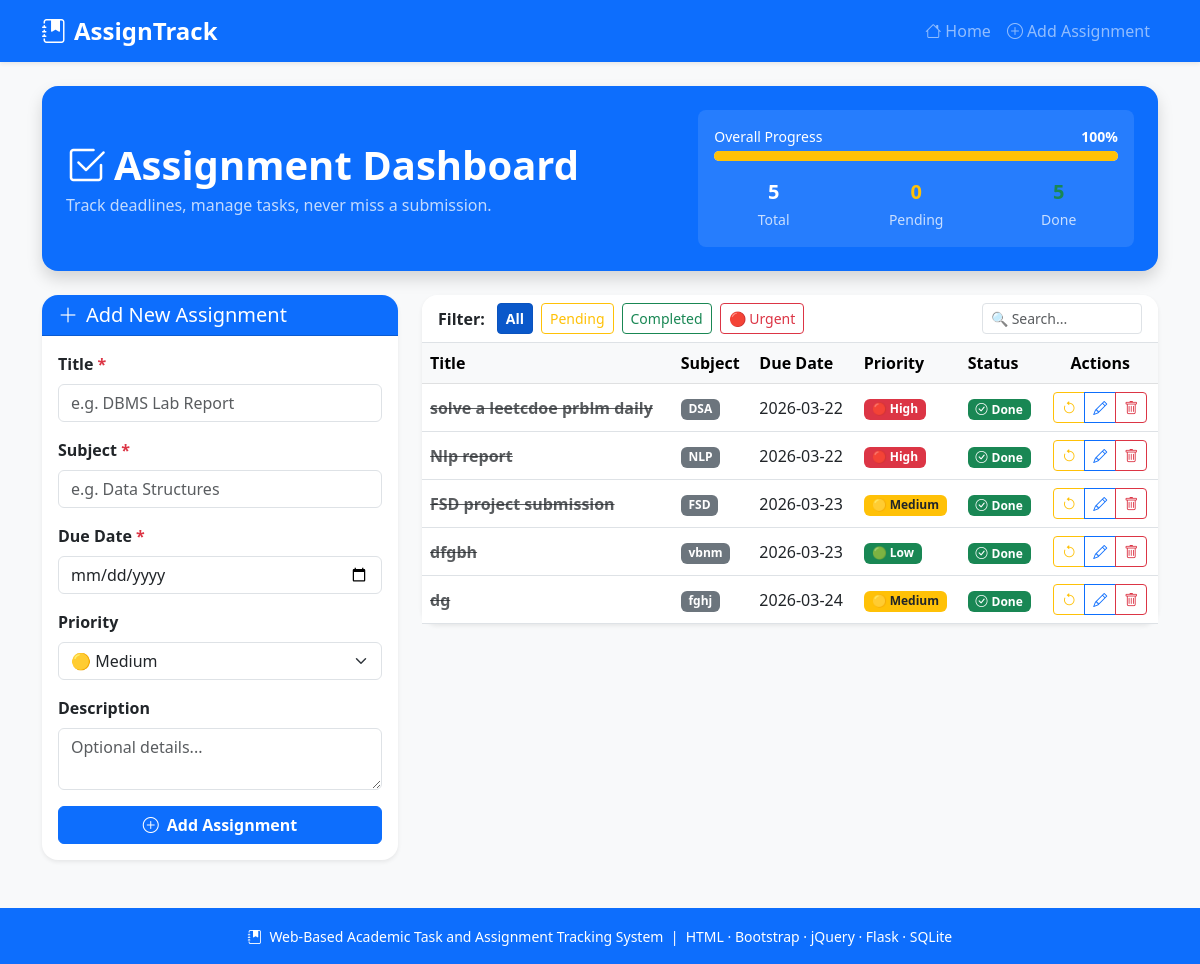
Before: / with the older database file.
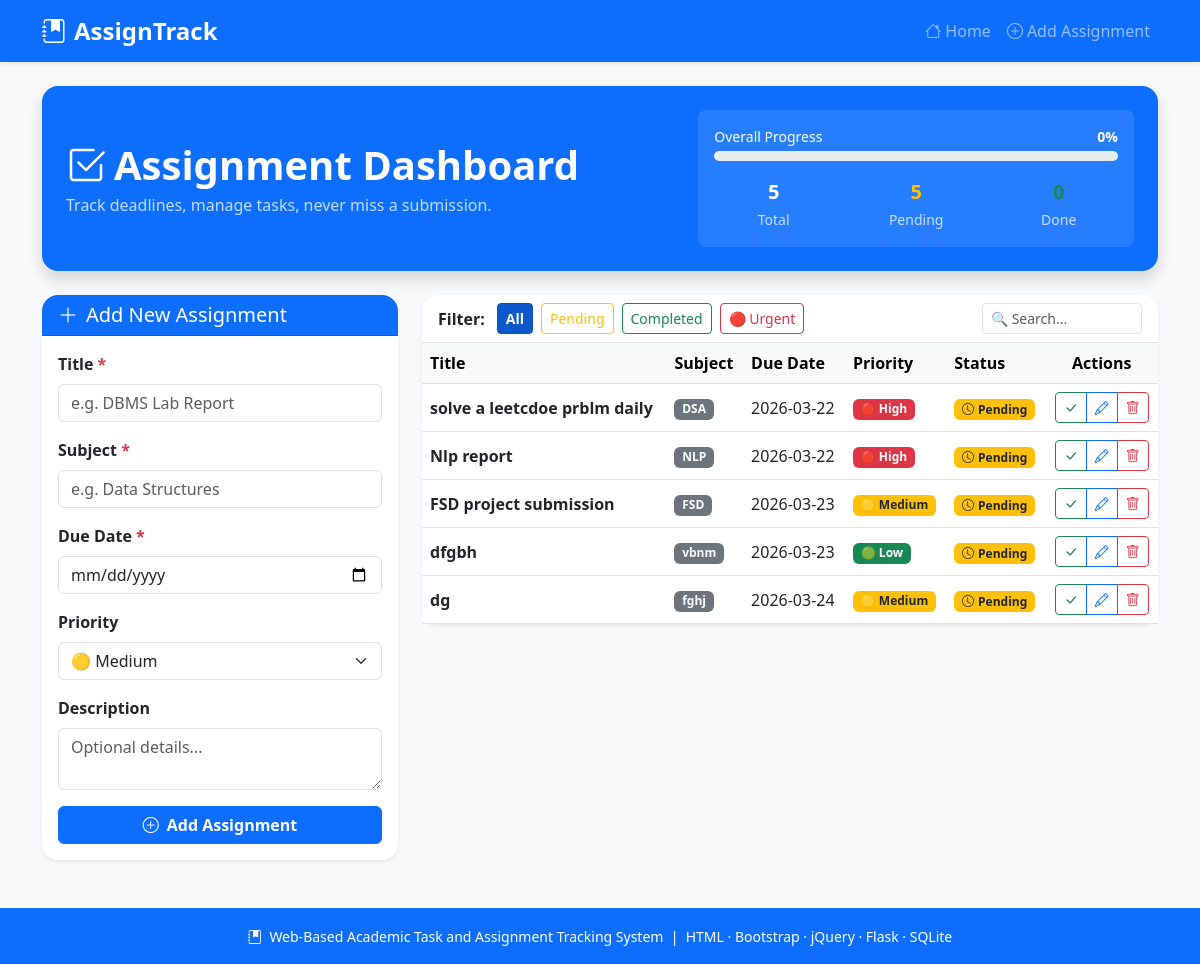
After: the same page with the newer database file.
### tables this page shows
CREATE TABLE assignments (
            id          INTEGER PRIMARY KEY AUTOINCREMENT,
            title       TEXT    NOT NULL,
            subject     TEXT    NOT NULL,
            due_date    TEXT    NOT NULL,
            priority    TEXT    NOT NULL DEFAULT 'Medium',
            description TEXT,
            status      TEXT    NOT NULL DEFAULT 'pending',
            created_at  TEXT    NOT NULL
        );

### app.py (the view)
@app.route("/")
def index():
    conn  = get_db()
    rows  = conn.execute(
        "SELECT * FROM assignments ORDER BY due_date ASC"
    ).fetchall()
    total     = len(rows)
    completed = sum(1 for r in rows if r["status"] == "completed")
    pending   = total - completed
    percent   = round((completed / total) * 100) if total else 0
    conn.close()
    return render_template("index.html",
        assignments = rows,
        total       = total,
        completed   = completed,
        pending     = pending,
        percent     = percent,
        now         = datetime.now().strftime("%Y-%m-%d")  # for overdue check in Jinja2
    )

### app.py (called while the page is built)
def get_db():
    conn = sqlite3.connect(DB)
    conn.row_factory = sqlite3.Row
    return conn

### templates/index.html (shortened to what this page needs)
{% extends "base.html" %}
{% block content %}
<section class="bg-primary text-white rounded-4 p-4 mb-4 shadow">
  <div class="row align-items-center g-3">
    <div class="col-md-7">
      <h1 class="fw-bold mb-1">
        <i class="bi bi-check2-square me-2"></i>Assignment Dashboard
      </h1>
      <p class="mb-0 opacity-75">Track deadlines, manage tasks, never miss a submission.</p>
    </div>
    <div class="col-md-5">
      <div class="bg-white bg-opacity-10 rounded-3 p-3">
        <div class="d-flex justify-content-between mb-1">
          <small>Overall Progress</small>
          <small class="fw-bold">{{ percent }}%</small>
        </div>
        <div class="progress" style="height: 10px;">
          <div class="progress-bar bg-warning" style="width: {{ percent }}%;"></div>
        </div>
        <div class="row text-center mt-3">
          <div class="col-4">
            <div class="fw-bold fs-5">{{ total }}</div>
            <small class="opacity-75">Total</small>
          </div>
          <div class="col-4">
            <div class="fw-bold fs-5 text-warning">{{ pending }}</div>
            <small class="opacity-75">Pending</small>
          </div>
          <div class="col-4">
            <div class="fw-bold fs-5 text-success">{{ completed }}</div>
            <small class="opacity-75">Done</small>
          </div>
        </div>
      </div>
    </div>
  </div>
</section>
<div class="row g-4">
  <div class="col-lg-4" id="addSection">
    <div class="card shadow-sm border-0 rounded-4">
      <div class="card-header bg-primary text-white rounded-top-4">
        <h5 class="mb-0"><i class="bi bi-plus-lg me-2"></i>Add New Assignment</h5>
      </div>
      <div class="card-body">
        <form action="{{ url_for('submit') }}" method="POST" id="addForm" novalidate>
          <div class="mb-3">
            <label for="title" class="form-label fw-semibold">
              Title <span class="text-danger">*</span>
            </label>
            <input type="text" class="form-control" id="title" name="title"
                   placeholder="e.g. DBMS Lab Report"/>
          </div>
          <div class="mb-3">
            <label for="subject" class="form-label fw-semibold">
              Subject <span class="text-danger">*</span>
            </label>
            <input type="text" class="form-control" id="subject" name="subject"
                   placeholder="e.g. Data Structures"/>
          </div>
          <div class="mb-3">
            <label for="due_date" class="form-label fw-semibold">
              Due Date <span class="text-danger">*</span>
            </label>
            <input type="date" class="form-control" id="due_date" name="due_date"/>
          </div>
          <div class="mb-3">
            <label for="priority" class="form-label fw-semibold">Priority</label>
            <select class="form-select" id="priority" name="priority">
              <option value="Medium" selected>🟡 Medium</option>
            </select>
          </div>
          <div class="mb-3">
            <label for="description" class="form-label fw-semibold">Description</label>
            <textarea class="form-control" id="description" name="description"
                      rows="2" placeholder="Optional details..."></textarea>
          </div>
          <button type="submit" class="btn btn-primary w-100 fw-semibold">
            <i class="bi bi-plus-circle me-2"></i>Add Assignment
          </button>
        </form>
      </div>
    </div>
  </div>
  <div class="col-lg-8">
    <div class="card shadow-sm border-0 rounded-4">
      <div class="card-header bg-white rounded-top-4 border-bottom d-flex flex-wrap gap-2 align-items-center">
        <span class="fw-semibold me-1">Filter:</span>
        <button class="btn btn-sm btn-primary filter-btn active" data-filter="all">All</button>
        <button class="btn btn-sm btn-outline-warning filter-btn" data-filter="pending">Pending</button>
        <button class="btn btn-sm btn-outline-success filter-btn" data-filter="completed">Completed</button>
        <button class="btn btn-sm btn-outline-danger filter-btn" data-filter="urgent">🔴 Urgent</button>
        <div class="ms-auto">
          <input type="text" class="form-control form-control-sm" id="searchInput"
                 placeholder="🔍 Search..." style="width:160px;"/>
        </div>
      </div>
      <div class="card-body p-0">
        {% if assignments|length == 0 %}
          <div class="text-center py-5 text-muted" id="emptyMsg">
            <i class="bi bi-inbox fs-1 d-block mb-2"></i>
            <p class="mb-0">No assignments yet. Add one using the form!</p>
          </div>
        {% else %}
        <div class="table-responsive">
          <table class="table table-hover align-middle mb-0" id="assignTable">
            <thead class="table-light">
              <tr>
                <th>Title</th>
                <th>Subject</th>
                <th>Due Date</th>
                <th>Priority</th>
                <th>Status</th>
                <th class="text-center">Actions</th>
              </tr>
            </thead>
            <tbody>
              {% for a in assignments %}
              <tr class="assign-row"
                  data-status="{{ a.status }}"
                  data-priority="{{ a.priority }}"
                  data-title="{{ a.title | lower }}"
                  data-subject="{{ a.subject | lower }}">
                <td class="fw-semibold {% if a.status == 'completed' %}text-decoration-line-through text-muted{% endif %}">
                  {{ a.title }}
                </td>
                <td>
                  <span class="badge bg-secondary">{{ a.subject }}</span>
                </td>
                <td>
                  {% set today = namespace(val="") %}
                  <span class="{% if a.status != 'completed' and a.due_date < now %}text-danger fw-bold{% endif %}">
                    {{ a.due_date }}
                  </span>
                </td>
                <td>
                  {% if a.priority == 'High' %}
                    <span class="badge bg-danger">🔴 High</span>
                  {% elif a.priority == 'Medium' %}
                    <span class="badge bg-warning text-dark">🟡 Medium</span>
                  {% else %}
                    <span class="badge bg-success">🟢 Low</span>
                  {% endif %}
                </td>
                <td>
                  {% if a.status == 'completed' %}
                    <span class="badge bg-success"><i class="bi bi-check-circle me-1"></i>Done</span>
                  {% else %}
                    <span class="badge bg-warning text-dark"><i class="bi bi-clock me-1"></i>Pending</span>
                  {% endif %}
                </td>
                <td class="text-center">
                  <div class="btn-group btn-group-sm">
                    <a href="{{ url_for('toggle', aid=a.id) }}"
                       class="btn {% if a.status == 'completed' %}btn-outline-warning{% else %}btn-outline-success{% endif %}"
                       title="{% if a.status == 'completed' %}Mark Pending{% else %}Mark Complete{% endif %}">
                      <i class="bi {% if a.status == 'completed' %}bi-arrow-counterclockwise{% else %}bi-check-lg{% endif %}"></i>
                    </a>
                    <a href="{{ url_for('edit', aid=a.id) }}"
                       class="btn btn-outline-primary" title="Edit">
                      <i class="bi bi-pencil"></i>
                    </a>
                    <a href="{{ url_for('delete', aid=a.id) }}"
                       class="btn btn-outline-danger delete-btn" title="Delete">
                      <i class="bi bi-trash"></i>
                    </a>
                  </div>
                </td>
              </tr>
              {% endfor %}
            </tbody>
          </table>
        </div>
        {% endif %}
      </div>
    </div>
  </div>
</div>
{% endblock %}

### templates/base.html (shortened to what this page needs)
<!DOCTYPE html>
<html lang="en">
<head>
  <link href="https://cdn.jsdelivr.net/npm/bootstrap@5.3.0/dist/css/bootstrap.min.css" rel="stylesheet"/>
  <link href="https://cdn.jsdelivr.net/npm/bootstrap-icons@1.11.0/font/bootstrap-icons.css" rel="stylesheet"/>
  <link rel="stylesheet" href="{{ url_for('static', filename='css/style.css') }}"/>
</head>
<body class="bg-light">
  <nav class="navbar navbar-expand-lg navbar-dark bg-primary shadow-sm">
    <div class="container">
      <a class="navbar-brand fw-bold fs-4" href="{{ url_for('index') }}">
        <i class="bi bi-journal-bookmark-fill me-2"></i>AssignTrack
      </a>
      <div class="collapse navbar-collapse" id="navMenu">
        <ul class="navbar-nav ms-auto">
          <li class="nav-item">
            <a class="nav-link" href="{{ url_for('index') }}">
              <i class="bi bi-house me-1"></i>Home
            </a>
          </li>
          <li class="nav-item">
            <a class="nav-link" href="#addSection">
              <i class="bi bi-plus-circle me-1"></i>Add Assignment
            </a>
          </li>
        </ul>
      </div>
    </div>
  </nav>
  <main class="container my-4">
    {% block content %}{% endblock %}
  </main>
  <footer class="bg-primary text-white text-center py-3 mt-5">
    <small>
      <i class="bi bi-journal-bookmark-fill me-1"></i>
      Web-Based Academic Task and Assignment Tracking System &nbsp;|&nbsp;
      HTML · Bootstrap · jQuery · Flask · SQLite
    </small>
  </footer>
</body>
</html>

### static/css/style.css (style rules this page uses)
.assign-row { transition: background-color 0.15s ease; }
@media (min-width: 992px) { #addSection .card { position: sticky; top: 80px; } }
.filter-btn.active { font-weight: 600; }

Changed rows visible on the page:
changed assignments "solve a leetcdoe prblm daily": status "Done" → "Pending"
changed assignments "Nlp report": status "Done" → "Pending"
changed assignments "FSD project submission": status "Done" → "Pending"
changed assignments "dfgbh": status "Done" → "Pending"
changed assignments "dg": status "Done" → "Pending"
Other visible differences:
{{ percent }}: "100" → "0"
{{ pending }}: "0" → "5"
